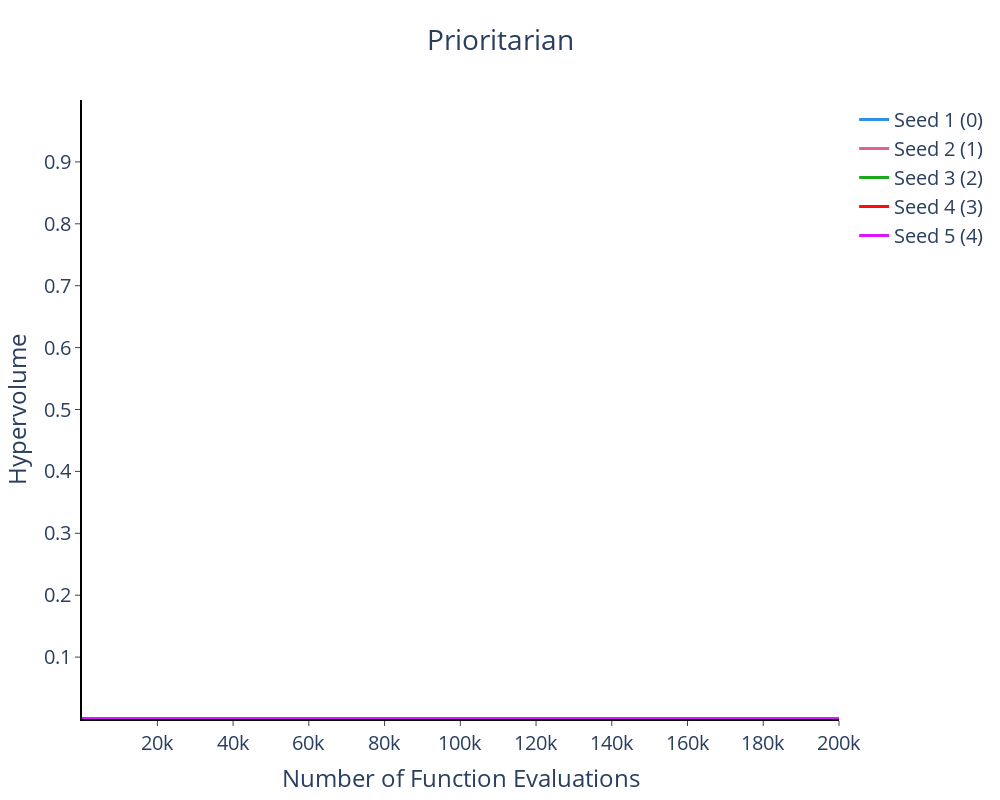

Source (notebook cell):
### Markdown cell above
Plotting the Hypervolumes for each seed (or island) against number of function evaluations

### Code cell
input_data_path_list = {
    
   swf.value[1]: [
        f"{swf.value[1]}_{nfe}_ref{ssp_ref}_42_0_hv.csv",
        f"{swf.value[1]}_{nfe}_ref{ssp_ref}_42_1_hv.csv",
        f"{swf.value[1]}_{nfe}_ref{ssp_ref}_42_2_hv.csv",
        f"{swf.value[1]}_{nfe}_ref{ssp_ref}_42_3_hv.csv",
        f"{swf.value[1]}_{nfe}_ref{ssp_ref}_42_4_hv.csv",
    ],
}


fig = plot_hypervolume(
    path_to_data=path,
    path_to_output=path,
    input_data=input_data_path_list,
    yaxis_upper_limit=1.0,
    width=1000,
    height=800,
    fontsize=20,
    saving=True,
)

fig.show()

### Figure 1 — Plotly figure (JSON) as saved in the notebook; plotly's stock layout.template omitted (floating-point values rounded to 4 significant figures)
{"data": [{"fill": "none", "line": {"color": "#2E91E5", "width": 3}, "mode": "lines", "name": "Seed 1 (0)", "type": "scatter", "x": [100, 10000, 20000, 30000, 40000, 50000, 60000, 70000, 80000, 90000, 100000, 110000, 120000, 130000, 140000, 150000, 160000, 170000, 180000, 190000, 200000], "y": [0.0, 0.0, 0.0, 0.0, 0.0, 0.0, 0.0, 0.0, 0.0, 0.0, 0.0, 0.0, 0.0, 0.0, 0.0, 0.0, 0.0, 0.0, 0.0, 0.0, 0.0]}, {"fill": "none", "line": {"color": "#E15F99", "width": 3}, "mode": "lines", "name": "Seed 2 (1)", "type": "scatter", "x": [100, 10000, 20000, 30000, 40000, 50000, 60000, 70000, 80000, 90000, 100000, 110000, 120000, 130000, 140000, 150000, 160000, 170000, 180000, 190000, 200000], "y": [0.0, 0.0, 0.0, 0.0, 0.0, 0.0, 0.0, 0.0, 0.0, 0.0, 0.0, 0.0, 0.0, 0.0, 0.0, 0.0, 0.0, 0.0, 0.0, 0.0, 0.0]}, {"fill": "none", "line": {"color": "#1CA71C", "width": 3}, "mode": "lines", "name": "Seed 3 (2)", "type": "scatter", "x": [100, 10000, 20000, 30000, 40000, 50000, 60000, 70000, 80000, 90000, 100000, 110000, 120000, 130000, 140000, 150000, 160000, 170000, 180000, 190000, 200000], "y": [0.0, 0.0, 0.0, 0.0, 0.0, 0.0, 0.0, 0.0, 0.0, 0.0, 0.0, 0.0, 0.0, 0.0, 0.0, 0.0, 0.0, 0.0, 0.0, 0.0, 0.0]}, {"fill": "none", "line": {"color": "#FB0D0D", "width": 3}, "mode": "lines", "name": "Seed 4 (3)", "type": "scatter", "x": [100, 10000, 20000, 30000, 40000, 50000, 60000, 70000, 80000, 90000, 100000, 110000, 120000, 130000, 140000, 150000, 160000, 170000, 180000, 190000, 200000], "y": [0.0, 0.0, 0.0, 0.0, 0.0, 0.0, 0.0, 0.0, 0.0, 0.0, 0.0, 0.0, 0.0, 0.0, 0.0, 0.0, 0.0, 0.0, 0.0, 0.0, 0.0]}, {"fill": "none", "line": {"color": "#DA16FF", "width": 3}, "mode": "lines", "name": "Seed 5 (4)", "type": "scatter", "x": [100, 10000, 20000, 30000, 40000, 50000, 60000, 70000, 80000, 90000, 100000, 110000, 120000, 130000, 140000, 150000, 160000, 170000, 180000, 190000, 200000], "y": [0.0, 0.0, 0.0, 0.0, 0.0, 0.0, 0.0, 0.0, 0.0, 0.0, 0.0, 0.0, 0.0, 0.0, 0.0, 0.0, 0.0, 0.0, 0.0, 0.0, 0.0]}], "layout": {"font": {"size": 20}, "height": 800, "title": {"text": "Prioritarian", "x": 0.5}, "width": 1000, "xaxis": {"linecolor": "black", "linewidth": 2, "showgrid": false, "showline": true, "tickfont": {"size": 20}, "ticks": "outside", "title": {"text": "Number of Function Evaluations"}}, "yaxis": {"linecolor": "black", "linewidth": 2, "range": [0, 1], "showgrid": false, "showline": true, "tickfont": {"size": 20}, "ticks": "outside", "tickvals": [0.1, 0.2, 0.3, 0.4, 0.5, 0.6, 0.7, 0.8, 0.9], "title": {"text": "Hypervolume"}}}}
